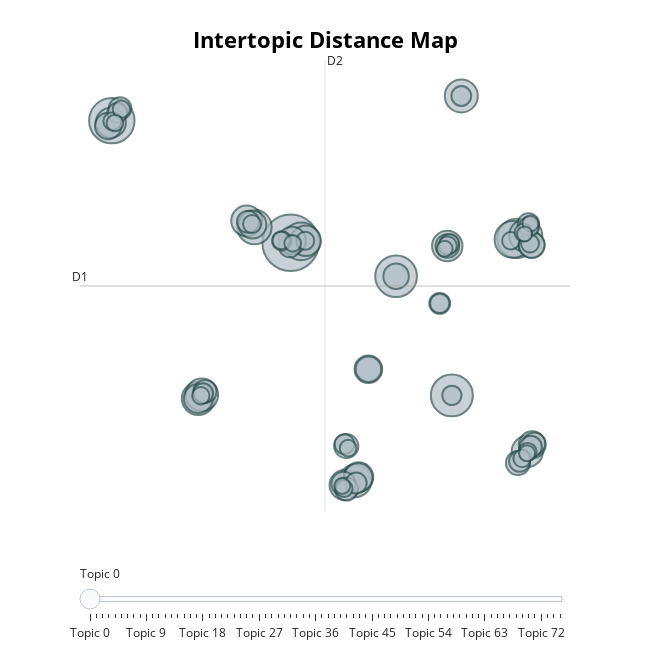

The code cell stored with this chart in its notebook:
### Markdown cell above
### d) Inspect the model

### Code cell
topic_model.visualize_topics()
